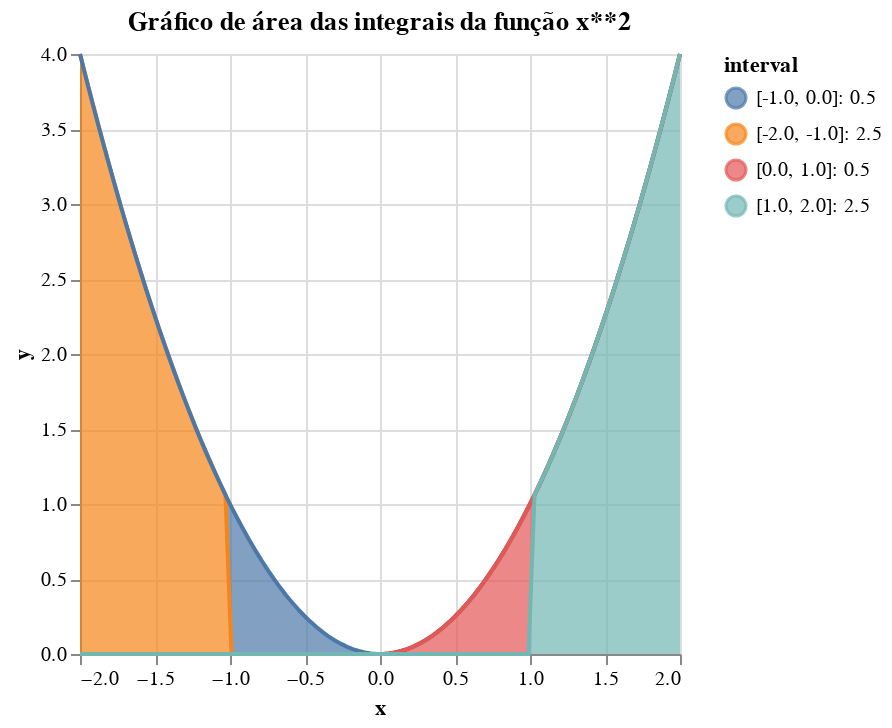

This figure's notebook cell:
### Code cell
data_area_senoidal, total_senoidal = xds(exponencial)

grafico_senoidal = alt.Chart(data_area_senoidal, title="Gráfico de área das integrais da função x**2").mark_area(line=True).encode(
    x='x',
    y='y',
    color='interval'

)

grafico_senoidal

### Figure 1 — Vega-Lite specification as saved in the notebook (floating-point values rounded to 4 significant figures)
{"config": {"view": {"continuousWidth": 300, "continuousHeight": 300}}, "data": {"name": "data-dee6dd2a430c688dcd641be14c81fcd0"}, "mark": {"type": "area", "line": true}, "encoding": {"color": {"field": "interval", "type": "nominal"}, "x": {"field": "x", "type": "quantitative"}, "y": {"field": "y", "type": "quantitative"}}, "title": "Gráfico de área das integrais da função x**2", "$schema": "https://vega.github.io/schema/vega-lite/v5.8.0.json", "datasets": {"data-dee6dd2a430c688dcd641be14c81fcd0": [{"x": -2.0, "y": 4.0, "interval": "[-2.0, -1.0]: 2.5"}, {"x": -1.96, "y": 3.84, "interval": "[-2.0, -1.0]: 2.5"}, {"x": -1.919, "y": 3.683, "interval": "[-2.0, -1.0]: 2.5"}, {"x": -1.879, "y": 3.53, "interval": "[-2.0, -1.0]: 2.5"}, {"x": -1.838, "y": 3.38, "interval": "[-2.0, -1.0]: 2.5"}, {"x": -1.798, "y": 3.233, "interval": "[-2.0, -1.0]: 2.5"}, {"x": -1.758, "y": 3.089, "interval": "[-2.0, -1.0]: 2.5"}, {"x": -1.717, "y": 2.949, "interval": "[-2.0, -1.0]: 2.5"}, {"x": -1.677, "y": 2.812, "interval": "[-2.0, -1.0]: 2.5"}, {"x": -1.636, "y": 2.678, "interval": "[-2.0, -1.0]: 2.5"}, {"x": -1.596, "y": 2.547, "interval": "[-2.0, -1.0]: 2.5"}, {"x": -1.556, "y": 2.42, "interval": "[-2.0, -1.0]: 2.5"}, {"x": -1.515, "y": 2.296, "interval": "[-2.0, -1.0]: 2.5"}, {"x": -1.475, "y": 2.175, "interval": "[-2.0, -1.0]: 2.5"}, {"x": -1.434, "y": 2.057, "interval": "[-2.0, -1.0]: 2.5"}, {"x": -1.394, "y": 1.943, "interval": "[-2.0, -1.0]: 2.5"}, {"x": -1.354, "y": 1.832, "interval": "[-2.0, -1.0]: 2.5"}, {"x": -1.313, "y": 1.724, "interval": "[-2.0, -1.0]: 2.5"}, {"x": -1.273, "y": 1.62, "interval": "[-2.0, -1.0]: 2.5"}, {"x": -1.232, "y": 1.519, "interval": "[-2.0, -1.0]: 2.5"}, {"x": -1.192, "y": 1.421, "interval": "[-2.0, -1.0]: 2.5"}, {"x": -1.152, "y": 1.326, "interval": "[-2.0, -1.0]: 2.5"}, {"x": -1.111, "y": 1.235, "interval": "[-2.0, -1.0]: 2.5"}, {"x": -1.071, "y": 1.146, "interval": "[-2.0, -1.0]: 2.5"}, {"x": -1.03, "y": 1.062, "interval": "[-2.0, -1.0]: 2.5"}, {"x": -0.9899, "y": 0.9799, "interval": "[-1.0, 0.0]: 0.5"}, {"x": -0.9495, "y": 0.9015, "interval": "[-1.0, 0.0]: 0.5"}, {"x": -0.9091, "y": 0.8264, "interval": "[-1.0, 0.0]: 0.5"}, {"x": -0.8687, "y": 0.7546, "interval": "[-1.0, 0.0]: 0.5"}, {"x": -0.8283, "y": 0.6861, "interval": "[-1.0, 0.0]: 0.5"}, {"x": -0.7879, "y": 0.6208, "interval": "[-1.0, 0.0]: 0.5"}, {"x": -0.7475, "y": 0.5587, "interval": "[-1.0, 0.0]: 0.5"}, {"x": -0.7071, "y": 0.4999, "interval": "[-1.0, 0.0]: 0.5"}, {"x": -0.6667, "y": 0.4444, "interval": "[-1.0, 0.0]: 0.5"}, {"x": -0.6263, "y": 0.3922, "interval": "[-1.0, 0.0]: 0.5"}, {"x": -0.5859, "y": 0.3432, "interval": "[-1.0, 0.0]: 0.5"}, {"x": -0.5455, "y": 0.2975, "interval": "[-1.0, 0.0]: 0.5"}, {"x": -0.5051, "y": 0.2551, "interval": "[-1.0, 0.0]: 0.5"}, {"x": -0.4646, "y": 0.2159, "interval": "[-1.0, 0.0]: 0.5"}, {"x": -0.4242, "y": 0.18, "interval": "[-1.0, 0.0]: 0.5"}, {"x": -0.3838, "y": 0.1473, "interval": "[-1.0, 0.0]: 0.5"}, {"x": -0.3434, "y": 0.1179, "interval": "[-1.0, 0.0]: 0.5"}, {"x": -0.303, "y": 0.09183, "interval": "[-1.0, 0.0]: 0.5"}, {"x": -0.2626, "y": 0.06897, "interval": "[-1.0, 0.0]: 0.5"}, {"x": -0.2222, "y": 0.04938, "interval": "[-1.0, 0.0]: 0.5"}, {"x": -0.1818, "y": 0.03306, "interval": "[-1.0, 0.0]: 0.5"}, {"x": -0.1414, "y": 0.02, "interval": "[-1.0, 0.0]: 0.5"}, {"x": -0.101, "y": 0.0102, "interval": "[-1.0, 0.0]: 0.5"}, {"x": -0.06061, "y": 0.003673, "interval": "[-1.0, 0.0]: 0.5"}, {"x": -0.0202, "y": 0.0004081, "interval": "[-1.0, 0.0]: 0.5"}, {"x": 0.0202, "y": 0.0004081, "interval": "[0.0, 1.0]: 0.5"}, {"x": 0.06061, "y": 0.003673, "interval": "[0.0, 1.0]: 0.5"}, {"x": 0.101, "y": 0.0102, "interval": "[0.0, 1.0]: 0.5"}, {"x": 0.1414, "y": 0.02, "interval": "[0.0, 1.0]: 0.5"}, {"x": 0.1818, "y": 0.03306, "interval": "[0.0, 1.0]: 0.5"}, {"x": 0.2222, "y": 0.04938, "interval": "[0.0, 1.0]: 0.5"}, {"x": 0.2626, "y": 0.06897, "interval": "[0.0, 1.0]: 0.5"}, {"x": 0.303, "y": 0.09183, "interval": "[0.0, 1.0]: 0.5"}, {"x": 0.3434, "y": 0.1179, "interval": "[0.0, 1.0]: 0.5"}, {"x": 0.3838, "y": 0.1473, "interval": "[0.0, 1.0]: 0.5"}, {"x": 0.4242, "y": 0.18, "interval": "[0.0, 1.0]: 0.5"}, {"x": 0.4646, "y": 0.2159, "interval": "[0.0, 1.0]: 0.5"}, {"x": 0.5051, "y": 0.2551, "interval": "[0.0, 1.0]: 0.5"}, {"x": 0.5455, "y": 0.2975, "interval": "[0.0, 1.0]: 0.5"}, {"x": 0.5859, "y": 0.3432, "interval": "[0.0, 1.0]: 0.5"}, {"x": 0.6263, "y": 0.3922, "interval": "[0.0, 1.0]: 0.5"}, {"x": 0.6667, "y": 0.4444, "interval": "[0.0, 1.0]: 0.5"}, {"x": 0.7071, "y": 0.4999, "interval": "[0.0, 1.0]: 0.5"}, {"x": 0.7475, "y": 0.5587, "interval": "[0.0, 1.0]: 0.5"}, {"x": 0.7879, "y": 0.6208, "interval": "[0.0, 1.0]: 0.5"}, {"x": 0.8283, "y": 0.6861, "interval": "[0.0, 1.0]: 0.5"}, {"x": 0.8687, "y": 0.7546, "interval": "[0.0, 1.0]: 0.5"}, {"x": 0.9091, "y": 0.8264, "interval": "[0.0, 1.0]: 0.5"}, {"x": 0.9495, "y": 0.9015, "interval": "[0.0, 1.0]: 0.5"}, {"x": 0.9899, "y": 0.9799, "interval": "[0.0, 1.0]: 0.5"}, {"x": 1.03, "y": 1.062, "interval": "[1.0, 2.0]: 2.5"}, {"x": 1.071, "y": 1.146, "interval": "[1.0, 2.0]: 2.5"}, {"x": 1.111, "y": 1.235, "interval": "[1.0, 2.0]: 2.5"}, {"x": 1.152, "y": 1.326, "interval": "[1.0, 2.0]: 2.5"}, {"x": 1.192, "y": 1.421, "interval": "[1.0, 2.0]: 2.5"}, {"x": 1.232, "y": 1.519, "interval": "[1.0, 2.0]: 2.5"}, {"x": 1.273, "y": 1.62, "interval": "[1.0, 2.0]: 2.5"}, {"x": 1.313, "y": 1.724, "interval": "[1.0, 2.0]: 2.5"}, {"x": 1.354, "y": 1.832, "interval": "[1.0, 2.0]: 2.5"}, {"x": 1.394, "y": 1.943, "interval": "[1.0, 2.0]: 2.5"}, {"x": 1.434, "y": 2.057, "interval": "[1.0, 2.0]: 2.5"}, {"x": 1.475, "y": 2.175, "interval": "[1.0, 2.0]: 2.5"}, {"x": 1.515, "y": 2.296, "interval": "[1.0, 2.0]: 2.5"}, {"x": 1.556, "y": 2.42, "interval": "[1.0, 2.0]: 2.5"}, {"x": 1.596, "y": 2.547, "interval": "[1.0, 2.0]: 2.5"}, {"x": 1.636, "y": 2.678, "interval": "[1.0, 2.0]: 2.5"}, {"x": 1.677, "y": 2.812, "interval": "[1.0, 2.0]: 2.5"}, {"x": 1.717, "y": 2.949, "interval": "[1.0, 2.0]: 2.5"}, {"x": 1.758, "y": 3.089, "interval": "[1.0, 2.0]: 2.5"}, {"x": 1.798, "y": 3.233, "interval": "[1.0, 2.0]: 2.5"}, {"x": 1.838, "y": 3.38, "interval": "[1.0, 2.0]: 2.5"}, {"x": 1.879, "y": 3.53, "interval": "[1.0, 2.0]: 2.5"}, {"x": 1.919, "y": 3.683, "interval": "[1.0, 2.0]: 2.5"}, {"x": 1.96, "y": 3.84, "interval": "[1.0, 2.0]: 2.5"}, {"x": 2.0, "y": 4.0, "interval": "[1.0, 2.0]: 2.5"}]}}
